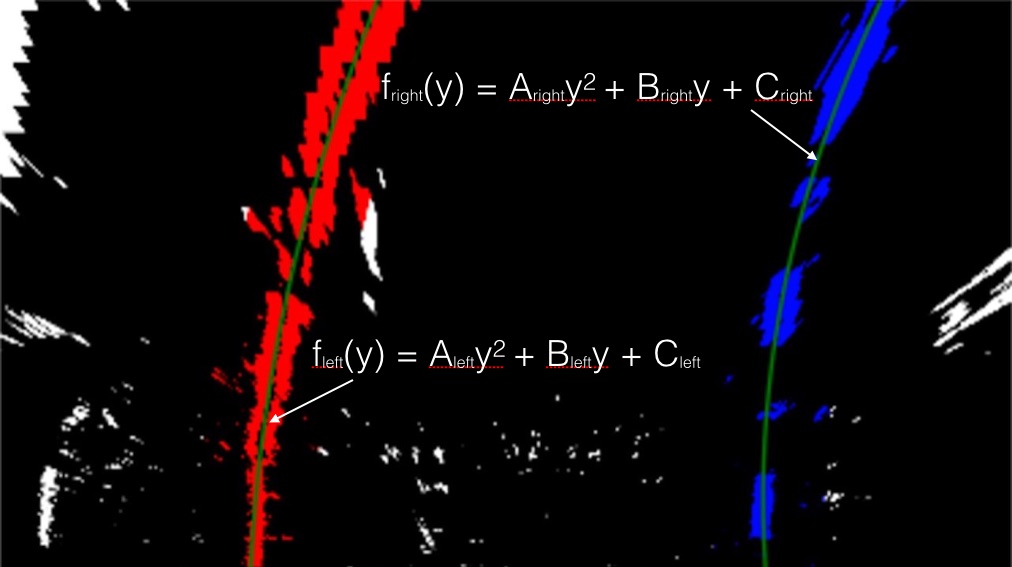
#> input picture examples/color_fit_lines.jpg, 1012 x 567 px
$ python -i helperfunction.py   (imports and definitions only)   (older library calls are emulated)
#> lines starting #> are read from the running program, lines starting #| are printed output that depends on the picture; after the words box and inside, x2 and y2 are one past the last pixel; in counts of white or black regions, pixels touching at a corner belong together
import numpy as np
import cv2
from scipy import signal

## 3. Use color transforms, gradients, etc., to create a thresholded binary image.Use color transforms, gradients, etc.,
## to create a thresholded binary image.

def abs_sobel_thresh(img, orient='x', sobel_kernel=3, thresh=(0, 255)):
    # Apply the following steps to img
    # 1) Convert to grayscale
#> called with orient = 'x', sobel_kernel = 3, thresh = (150, 255)
    gray = cv2.cvtColor(img, cv2.COLOR_RGB2GRAY)
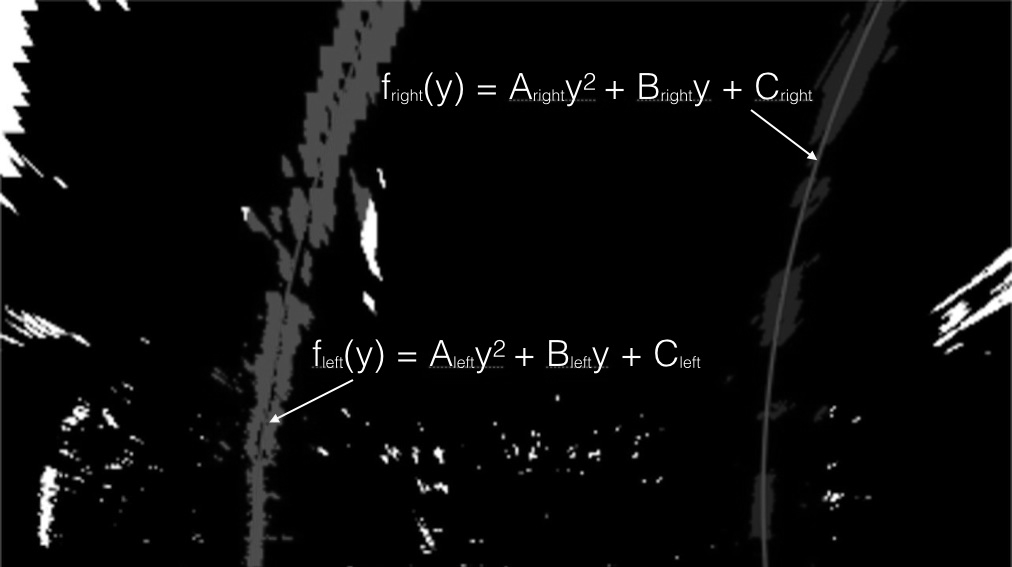
#> gray: shape (567, 1012); min 0, max 255, mean 10.8
    # 2) Take the derivative in x or y given orient = 'x' or 'y'
    if orient == 'x':
        derivative = cv2.Sobel(gray, cv2.CV_64F, 1, 0)
    elif orient == 'y':
        derivative = cv2.Sobel(gray, cv2.CV_64F, 0, 1)
    else:
        print("Error: orient must be either x or y.")
        # TODO: a bit dodge
        derivative = 0

    # 3) Take the absolute value of the derivative or gradient
    abs_derivative = np.absolute(derivative)

    # 4) Scale to 8-bit (0 - 255) then convert to type = np.uint8
    scaled_sobel = np.uint8(255 * abs_derivative / np.max(abs_derivative))

    # 5) Create a mask of 1's where the scaled gradient magnitude
    # is > thresh_min and < thresh_max
    # So there are 1s where #s are within our thresholds and 0s otherwise.
    grad_binary = np.zeros_like(scaled_sobel)
    grad_binary[(scaled_sobel >= thresh[0]) & (scaled_sobel <= thresh[1])] = 1

    # 6) Return this mask as your binary_output image
    return grad_binary


# [45 lines left out: functions mag_thresh, dir_threshold, not called in this run]

def mag_thresh(img, sobel_kernel=9, mag_thresh=(0, 255)):

    # Apply the following steps to img
    # 1) Convert to grayscale
    gray = cv2.cvtColor(img, cv2.COLOR_RGB2GRAY)

    # 2) Take the gradient in x and y separately
    sobelx = cv2.Sobel(gray, cv2.CV_64F, 1, 0)
    sobely = cv2.Sobel(gray, cv2.CV_64F, 0, 1)

    # 3) Calculate the magnitude
    abs_sobelxy = np.sqrt(sobelx**2 + sobely**2)

    # 5) Scale to 8-bit (0 - 255) and convert to type = np.uint8
    scaled_sobel = np.uint8(255*abs_sobelxy/np.max(abs_sobelxy))

    # 6) Create a binary mask where mag thresholds are met
    mag_binary = np.zeros_like(scaled_sobel)
    mag_binary[(scaled_sobel >= mag_thresh[0]) & (scaled_sobel <= mag_thresh[1])] = 1

    # 7) Return this mask as your binary_output image
    return mag_binary


def dir_threshold(image, sobel_kernel=3, thresh=(0, np.pi/2)):

    # Apply the following steps to img
    # 1) Convert to grayscale
    gray = cv2.cvtColor(image, cv2.COLOR_RGB2GRAY)

    # 2) Take the gradient in x and y separately
    sobelx = cv2.Sobel(gray, cv2.CV_64F, 1, 0, ksize=sobel_kernel)
    sobely = cv2.Sobel(gray, cv2.CV_64F, 0, 1, ksize=sobel_kernel)

    # 3) Take the absolute value of the x and y gradients
    abs_sobelx = np.absolute(sobelx)
    abs_sobely = np.absolute(sobely)

    # 4) Use np.arctan2(abs_sobely, abs_sobelx) to calculate the direction of the gradient
    abs_grad_dir = np.arctan2(abs_sobely, abs_sobelx)

    # 5) Create a binary mask where direction thresholds are met
    dir_binary = np.zeros_like(abs_grad_dir)
    dir_binary[(abs_grad_dir >= thresh[0]) & (abs_grad_dir <= thresh[1])] = 1

    # 6) Return this mask as your binary_output image
    return dir_binary


def apply_thresholds(image, ksize=3):
    # Apply each of the thresholding functions
    gradx = abs_sobel_thresh(image, orient='x', sobel_kernel=ksize, thresh=(150, 255))
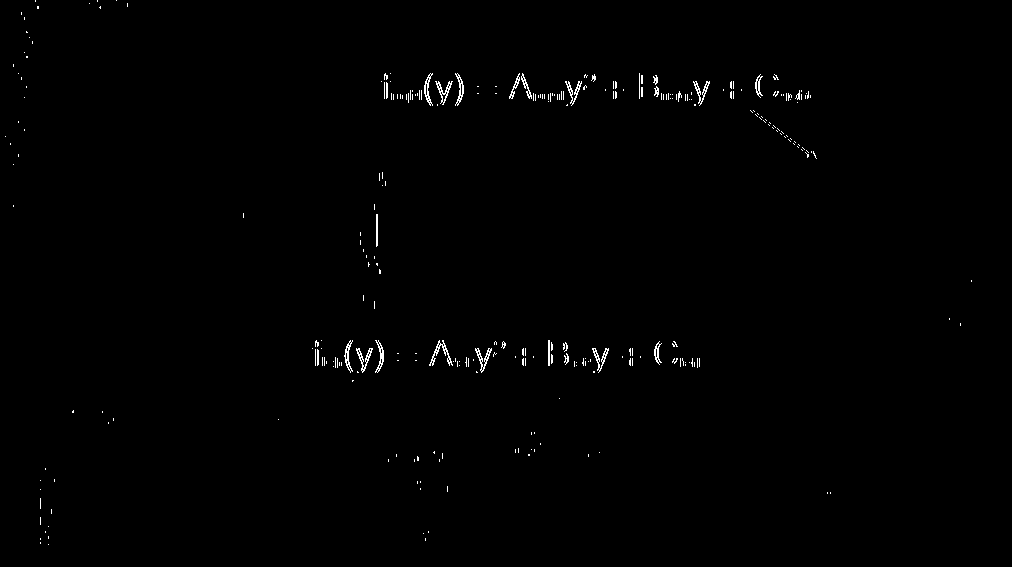
#> gradx: shape (567, 1012); values 0 (black) and 1 (white), 0.58% white in thin lines or dots
    grady = abs_sobel_thresh(image, orient='y', sobel_kernel=ksize, thresh=(70, 200))
#> call 2 of abs_sobel_thresh, with orient = 'y', sobel_kernel = 3, thresh = (70, 200)
#> in abs_sobel_thresh (call 2), `derivative = cv2.Sobel(gray, cv2.CV_64F, 0, 1)`:
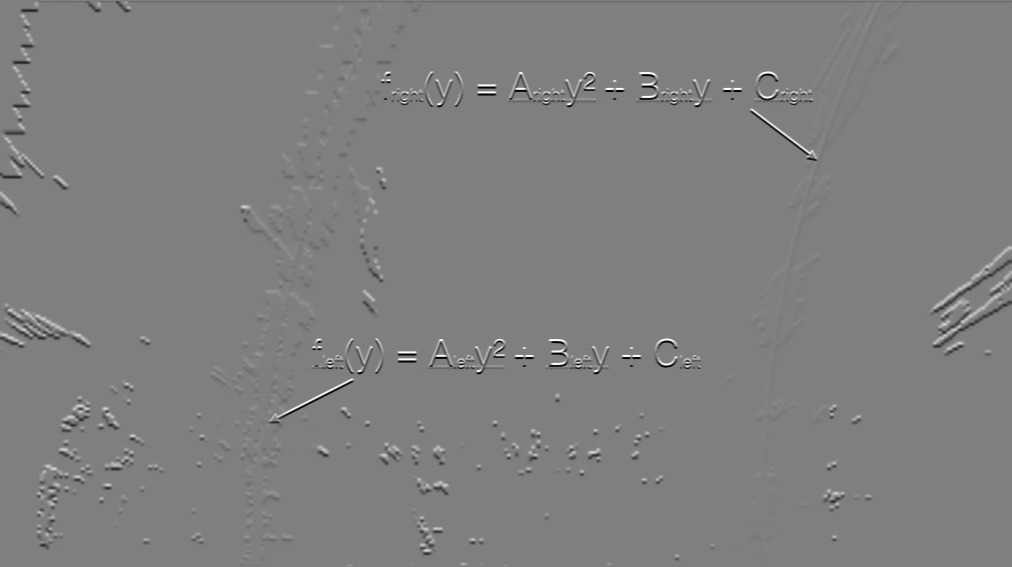
#> derivative: shape (567, 1012) float64; min -1020, max 1020, mean -0.6; drawn with min black and max white
#> grady: shape (567, 1012); values 0 (black) and 1 (white), 1.5% white in thin lines or dots
    mag_binary = mag_thresh(image, sobel_kernel=ksize, mag_thresh=(70, 255))
#> in mag_thresh, `abs_sobelxy = np.sqrt(sobelx**2 + sobely**2)`:
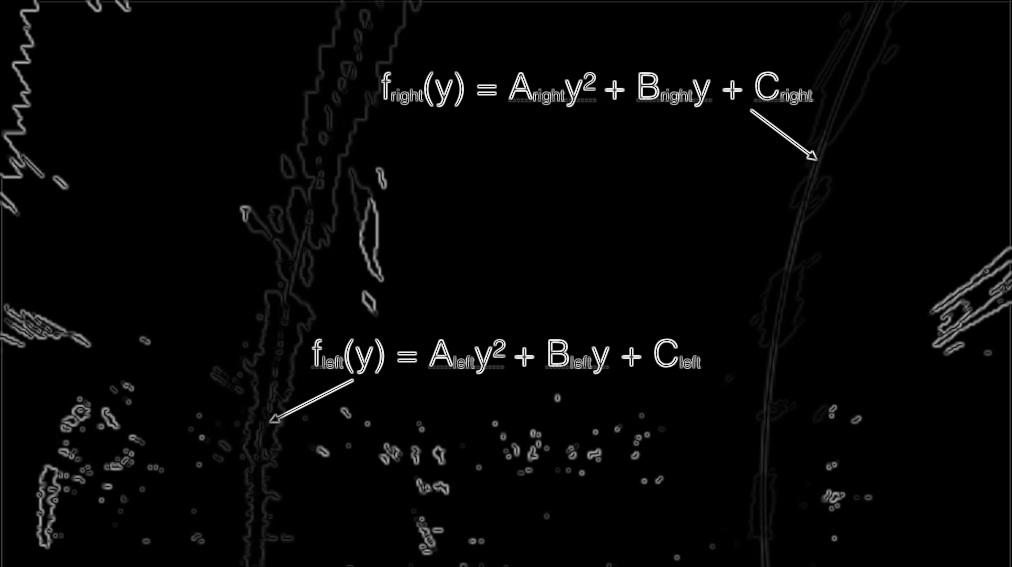
#> abs_sobelxy: shape (567, 1012) float64; min 0, max 1101.9, mean 27.3; drawn with min black and max white
#> mag_binary: shape (567, 1012); values 0 (black) and 1 (white), 3% white in thin lines or dots
    dir_binary = dir_threshold(image, sobel_kernel=ksize, thresh=(0.1, 1.5))
#> in dir_threshold, `abs_grad_dir = np.arctan2(abs_sobely, abs_sobelx)`:
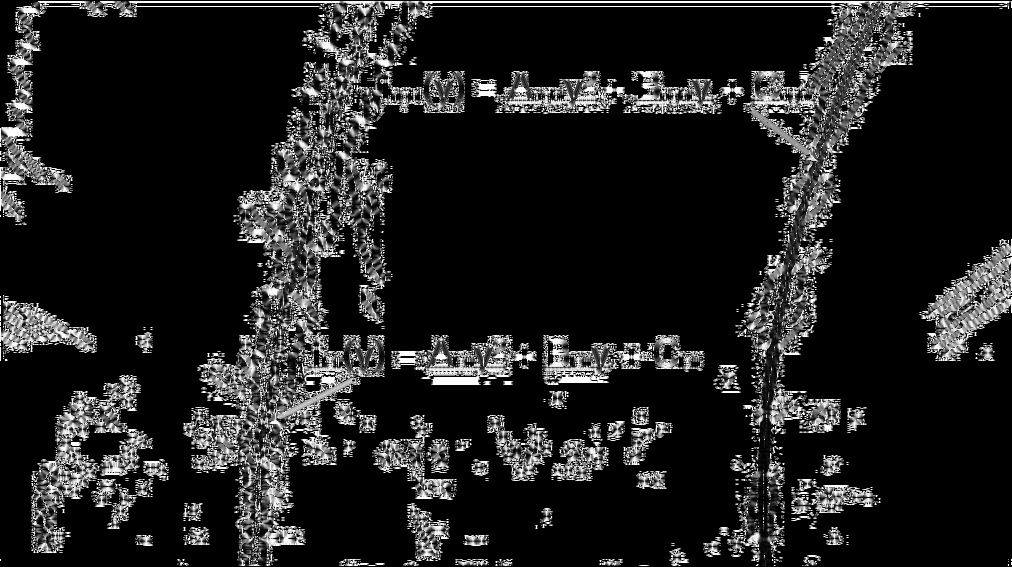
#> abs_grad_dir: shape (567, 1012) float64; min 0, max 1.57, mean 0.196; drawn with min black and max white
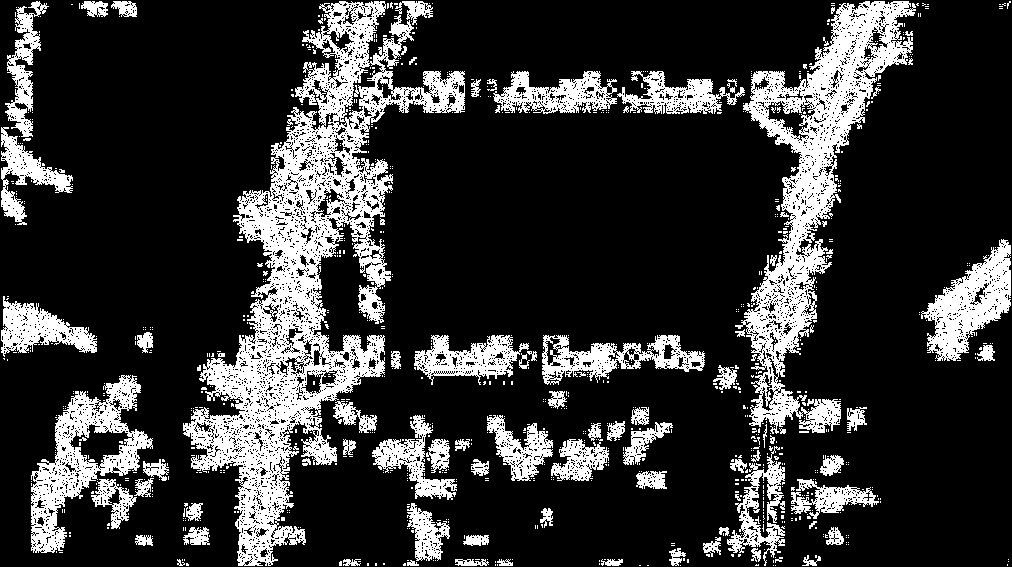
#> dir_binary: shape (567, 1012) float64; values 0 (black) and 1 (white), 20.5% white; 886 white regions (792 under 20 px), largest, box (x1, y1, x2, y2) and area: (183, 1, 465, 566) 42040, (735, 1, 916, 434) 21257, (31, 375, 153, 553) 7257

    # Combine thresholds
    combined = np.zeros_like(dir_binary)
    combined[((gradx == 1) & (grady == 1)) | ((mag_binary == 1) & (dir_binary == 1))] = 1

    return combined

# [375 lines left out: functions apply_threshold_v2, region_of_interest, get_pixel_in_window, collapse_into_single_arrays, add_pixels_given_centres, histogram_pixels_v2 and 2 more, not called in this run]

def evaluate_poly(indep, poly_coeffs):
    return poly_coeffs[0]*indep**2 + poly_coeffs[1]*indep + poly_coeffs[2]

# [76 lines left out: functions highlight_lane_line_area, center, add_figures_to_image, plausible_curvature, plausible_continuation_of_traces, lane_poly and 1 more, not called in this run]

>>> import cv2
>>> picture = cv2.cvtColor(cv2.imread('examples/color_fit_lines.jpg'), cv2.COLOR_BGR2RGB)
>>> result = apply_thresholds(picture)
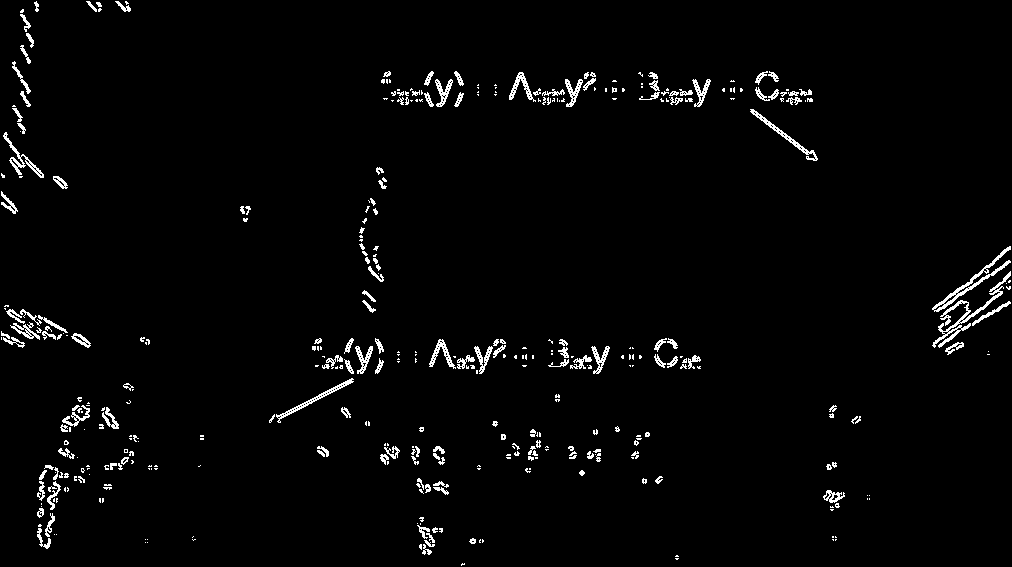
#> result: shape (567, 1012) float64; values 0 (black) and 1 (white), 2.3% white in thin lines or dots
